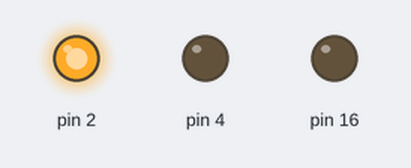
The sketch below on a simulated Arduino Uno, built with avr-gcc and run on an emulated ATmega328P. Parts: output pins drawn as LEDs (lit = HIGH).

Above: at 0.2 s.
At 0.7 s:
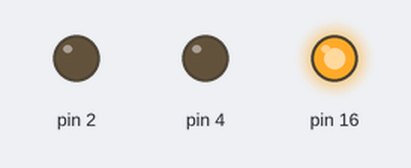
At 2.7 s:
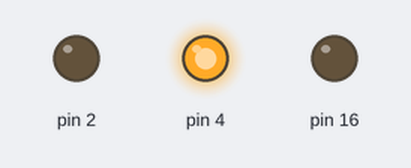
Timing chart, 0 to 3.5 s (numbered marks = the images above):
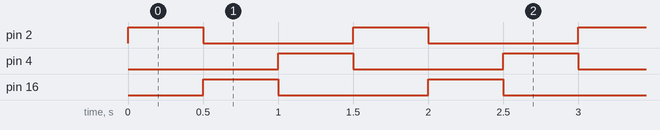

Measured:
- by itself, pin 2, pin 4, pin 16: alternates HIGH for 0.50 s and LOW for 1.0 s
- by itself, everything shown: repeats every 1.5 s, in 3 steps

The sketch:

Semaforo.ino
```cpp
  bool ativado = false;
void setup() {
  pinMode(2, OUTPUT);
  pinMode (16, OUTPUT);
  pinMode (4, OUTPUT);
  digitalWrite(2, HIGH);

 // put your setup code here, to run once:

}

void loop() {
  semaforo();


  }


int bt = 0;
void botao(){
  bt = digitalRead(11);
  if ( bt == HIGH){

     ativado= !ativado;
  Serial.println(bt) ;


}


  }

void semaforo(){
unsigned long Tatual = 0;

  if (digitalRead(2) == HIGH){
     delay(500);
    digitalWrite(2, LOW);
    digitalWrite(4, LOW);
    digitalWrite(16, HIGH);


  }

   else if (digitalRead(16) == HIGH){
  delay(500);
    digitalWrite(16, LOW);
    digitalWrite(2, LOW);
    digitalWrite(4, HIGH);
  }

  else if (digitalRead(4) == HIGH){
  delay(500);
    digitalWrite(16, LOW);
    digitalWrite(4, LOW);
    digitalWrite(2, HIGH);
  }


}
```
